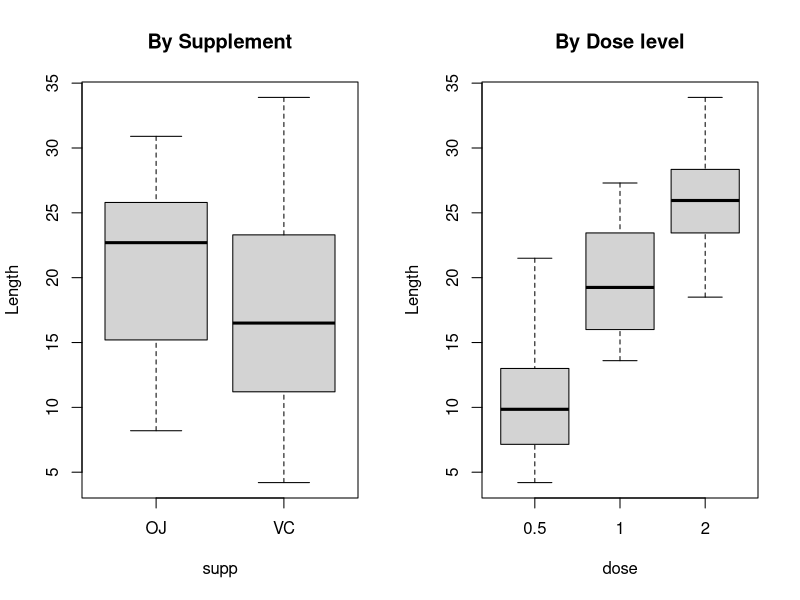
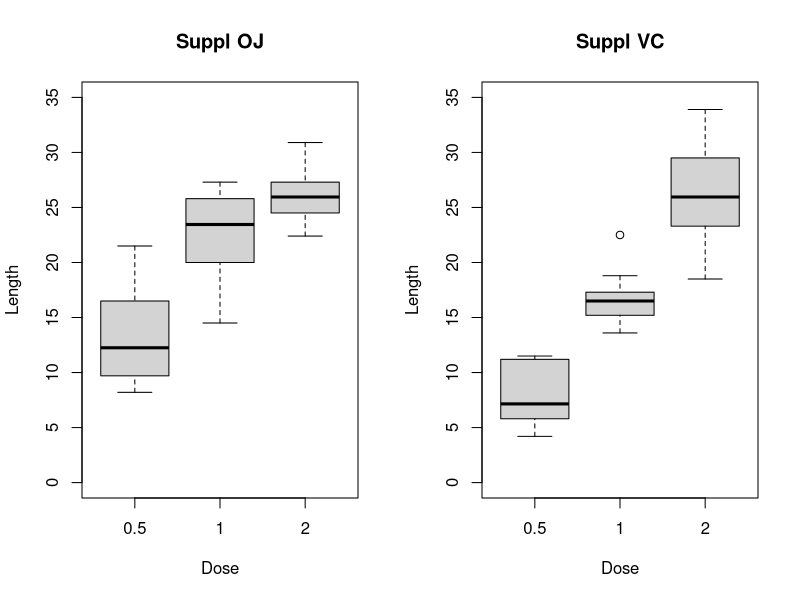

Here is the R script that generated these plots, in order:
## ---- chunk 1
data(ToothGrowth)
## ---- chunk 2
data(ToothGrowth)
summary(ToothGrowth)
head(ToothGrowth)
with(ToothGrowth, table(dose,supp))
## ---- chunk 3
par(mfrow=c(1,2))

boxplot(len ~ supp, data = ToothGrowth,
        main="By Supplement", 
        ylab="Length")

boxplot(len ~ dose, data = ToothGrowth,
        main="By Dose level", 
        ylab="Length")
## ---- chunk 4
par(mfrow=c(1,2))

boxplot(len ~ dose, 
        data = ToothGrowth[ToothGrowth$supp=="OJ",],
        ylim=c(0,35),
        main="Suppl OJ",
        xlab="Dose",
        ylab="Length"
        )

boxplot(len ~ dose, 
        data = ToothGrowth[ToothGrowth$supp=="VC",],
        ylim=c(0,35),
        main="Suppl VC",
        xlab="Dose",
        ylab="Length"
        )
## ---- chunk 5
t.test( len ~ supp, ToothGrowth )
## ---- chunk 6
# 
# The `R` code below will build up a result dataframe with t-test results for 
# the tooth growth between supplements, by dose levels:
# 
dose <- c(0.5,1.0,2.0)

results <- data.frame()
for (d in dose) {
  tdose <- t.test( len ~ supp, 
                   subset(ToothGrowth,
                          dose==d))
  row <- with(tdose, 
              cbind(d,statistic,parameter,
                    conf.int[1],conf.int[2],
                    p.value,estimate[1],estimate[2])
              )
  results <- rbind(results, row)
}

names(results) <- c("Dose","t.stat","df",
                    "95CI.lo", "95CI.hi",
                    "pval", "mean.OJ", "mean.VC")

round(results,3)
